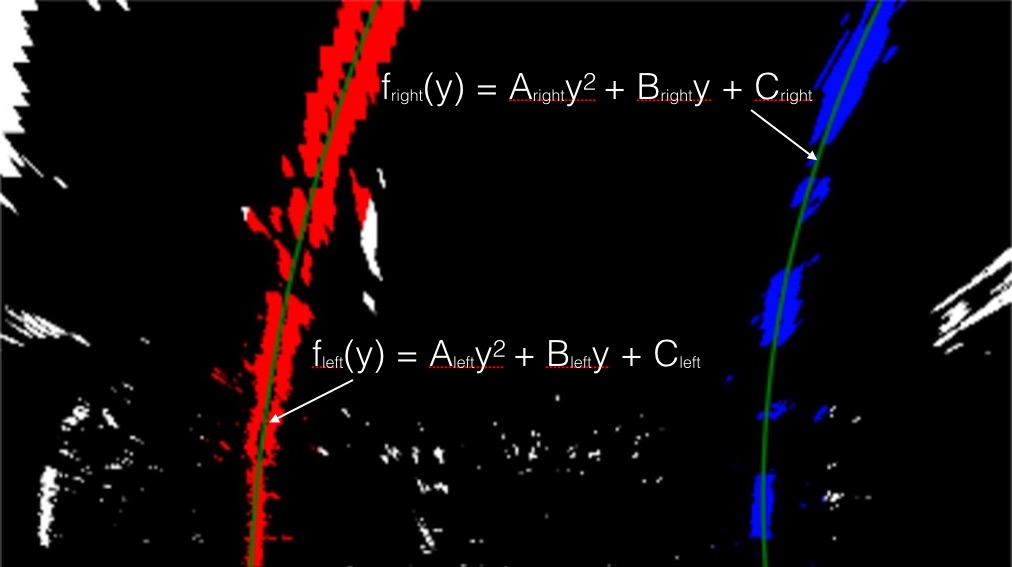
#> input picture examples/color_fit_lines.jpg, 1012 x 567 px, given in place of project_video.mp4, which was not available
$ python main.py
#> lines starting #> are read from the running program, lines starting #| are printed output that depends on the picture; pictures that were not available may be replaced by others from this repository, and a replacement may not be noted
#> (reads .config/camera_params.pickle from the repository)
#> (reads .config/perspective_transform.pickle from the repository)
### library/video.py
import cv2
class VideoProcess(object):
	def __init__(self, video_path, callback=None):
		self.video = cv2.VideoCapture(video_path)
		self.callback = callback

	def run(self):
		total = int(cv2.VideoCapture.get(self.video, int(cv2.CAP_PROP_FRAME_COUNT) ))

		i = 0
		while True:
			ret, frame = self.video.read()
#> frame is the input picture: shape (567, 1012, 3); mean B, G, R 11.4, 8.2, 15.7
			if not ret:
				break

			if self.callback is not None:
				self.callback(frame, i, total)
			i += 1

	@property
	def size(self):
		return int(self.video.get(cv2.CAP_PROP_FRAME_WIDTH)), int(self.video.get(cv2.CAP_PROP_FRAME_HEIGHT))


### library/pipeline.py
import numpy as np
import cv2
from .lanes_estimator import LanesEstimator
class LanePipeline(object):
    def __init__(self, **kwargs):
        self.params = {} # default
        self.params.update(kwargs)
        self.lanes_estimator = LanesEstimator() #self.params['lanes_estimator']
        self.cache = {}

    """
        STEPS
    """
    def __camera_undistort(self, frame):
        params = self.params['camera']['undistort']
        return cv2.undistort(frame, params['matrix_intrinsic'],
            params['distortion_parameters'],
            None,
            params['matrix_intrinsic'])
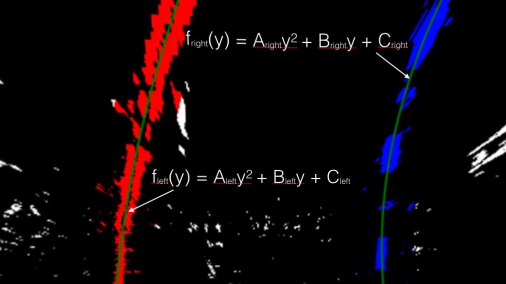
#> returned value: shape (567, 1012, 3) (shown at 1/2 size); mean of channels 0, 1, 2 9, 5.7, 13.9; drawn as B, G, R

    def __apply_threshold(self, frame):
        params = self.params['apply_threshold']

        # Gaussian
        frame_blur = cv2.GaussianBlur(frame, params['blur'], 0)

        # BGR -> HSV
        frame_hsv = cv2.cvtColor(frame_blur, cv2.COLOR_BGR2HSV)

        # Threshold
        #frame_thres = cv2.inRange(frame_hsv, params['hsv_threshold']['lower'], params['hsv_threshold']['higher'])
        #frame_thres = frame_thres & (np.std(frame_blur, axis=-1) < 80)
        # (np.std(frame_blur[..., 1:], axis=-1) < 40) & (frame_blur[..., 2] > 140) & (frame_blur[..., 0] < 110)
        frame_yellow_cand = cv2.inRange(frame_hsv, *params['yellow']) > 0 #
        frame_white_cand = (np.std(frame_blur, axis=-1) < params['white'][0]) & (frame_blur[..., 0] > params['white'][1]) & (frame_blur[..., 1] > params['white'][1]) & (frame_blur[..., 2] > params['white'][1])
        frame_mix = frame_yellow_cand | frame_white_cand

        # Vertical morphology:
        frame_thres = cv2.morphologyEx(np.uint8(frame_mix), cv2.MORPH_CLOSE, np.ones(params['morphology']['close_vertical'], dtype='uint8'))
        frame_thres = cv2.morphologyEx(np.uint8(frame_thres), cv2.MORPH_CLOSE, np.ones(params['morphology']['close'], dtype='uint8'))

        #aux = np.uint8(255 * (frame_thres > 0))
        #aux = np.tile(np.expand_dims(aux, axis=-1), [1, 1, 3])
        #cv2.imshow('image', np.concatenate((aux, frame), axis=1))
        #cv2.waitKey(2)#

        return frame_thres

    def __crop_roi(self, frame):
        if 'roi' not in self.cache:
            params = self.params['camera']['cenital']
            points = np.int32(params['roi_points'])
            points = np.concatenate((points, points[0].reshape(-1, 2)), axis=0)
            self.cache['roi'] = cv2.fillPoly(np.zeros_like(frame, 'uint8'), [points], (255, 255, 255)) > 0
        return frame * self.cache['roi']
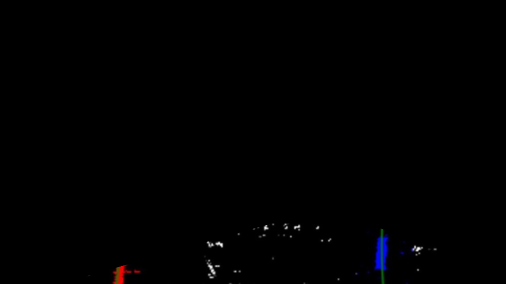
#> returned value: shape (567, 1012, 3) (shown at 1/2 size); mean of channels 0, 1, 2 0.9, 0.5, 0.6; drawn as B, G, R


    def __cenital_perspective(self, frame):
        params = self.params['camera']['cenital']
        return cv2.warpPerspective(frame, params['matrix_transform'], (frame.shape[1], frame.shape[0]), flags=cv2.INTER_LINEAR)
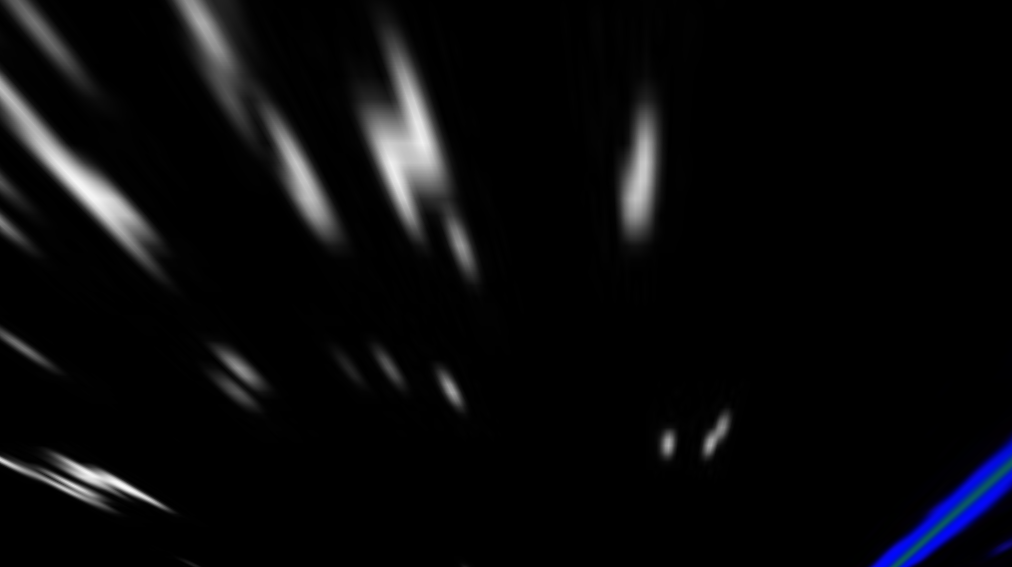
#> returned value: shape (567, 1012, 3); mean of channels 0, 1, 2 11.2, 9.5, 9.3; drawn as B, G, R

    def __lanes_estimation(self, frame):
        return self.lanes_estimator.run(frame)

    def __recover_perspective_lane(self, lane):
        params = self.params['camera']['cenital']
        return cv2.perspectiveTransform(lane.reshape(-1, 1, 2), params['inv_matrix_transform']).reshape(-1, 2)

    def __draw_output(self, frame, rec_left, rec_right, curvature, dist_from_center):
        """
            DRAW POLY
        """
        poly = np.concatenate((rec_left, rec_right[::-1]), axis=0)
        draw_poly = np.zeros_like(frame, 'uint8')
        cv2.fillPoly(draw_poly, np.int32([poly]), (0, 255, 0))
        frame = cv2.addWeighted(frame, 1, draw_poly, 0.3, 0)
        cv2.polylines(frame, [np.int32(rec_left)], False, (255, 0, 0), 5)
        cv2.polylines(frame, [np.int32(rec_right)], False, (255, 0, 0), 5)
        cv2.polylines(frame, [np.int32((rec_right + rec_left) / 2)], False, (0, 0, 255), 3)
        cv2.line(frame, (frame.shape[1] // 2, frame.shape[0]), (frame.shape[1] // 2, frame.shape[0] - 50), (0, 0, 255), 5)


        center_txt = "{0:.2f}m".format(round(dist_from_center, 2))
        center_size, _ = cv2.getTextSize(center_txt, cv2.FONT_HERSHEY_SIMPLEX, 1, 2)
        center_pos = (frame.shape[1] // 2 - center_size[0] // 2, frame.shape[0] - 100)

        draw_poly = np.zeros_like(frame, 'uint8')
        cv2.rectangle(draw_poly, (center_pos[0] - 10, center_pos[1] + 10), (center_pos[0] + center_size[0] + 10, center_pos[1] - center_size[1] - 10), (0, 255, 255), -1)
        frame = cv2.addWeighted(frame, 1, draw_poly, 0.5, 0)

        top_txt = "Curvature {0:d}m".format(int(curvature))
        top_size, _ = cv2.getTextSize(top_txt, cv2.FONT_HERSHEY_SIMPLEX, 1, 2)
        cv2.putText(frame, center_txt, center_pos, cv2.FONT_HERSHEY_SIMPLEX, 1, (0, 0, 255), 2, cv2.LINE_AA)
        cv2.putText(frame, top_txt, (frame.shape[1]//2 - top_size[0]//2, 100), cv2.FONT_HERSHEY_SIMPLEX, 1, (0, 0, 255), 2, cv2.LINE_AA)
        return frame

    def run(self, frame):
        # 1. Camera undistort
        frame_orig = self.__camera_undistort(frame)

        # 2. Roi crop
        frame = self.__crop_roi(frame_orig)

        # 3. Cenital Homography
        frame = self.__cenital_perspective(frame)


        # 4. Postprocessing
        frame = self.__apply_threshold(frame)
#> (the rest of the program and of its run is left out)
